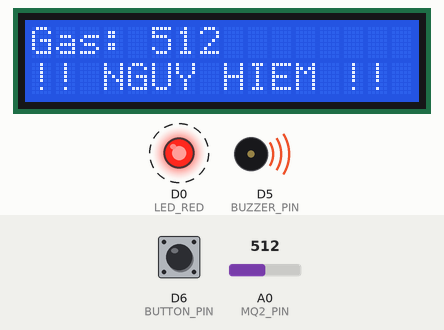
This sketch was run on a simulated ESP8266 (NodeMCU). On the bench: 16×2 character LCD, output pins drawn as LEDs (lit = HIGH), buzzer (waves = sounding). Dashed ring = blinking. The test bench sets the inputs (shaded band); at power-on: A0 (MQ2_PIN) = 512, D6 (BUTTON_PIN) HIGH. What the sketch prints to the serial monitor is not drawn.

Above: at 3.43 s.
3.9 s: A0 (MQ2_PIN) set to 413
At 4.34 s:
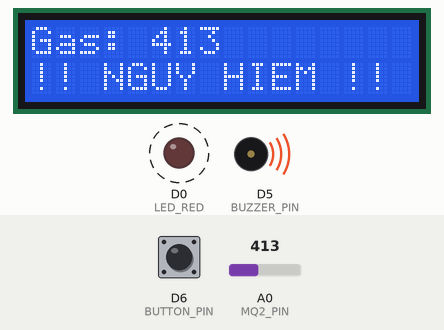
5.5 s: A0 (MQ2_PIN) set to 390
At 6.8 s:
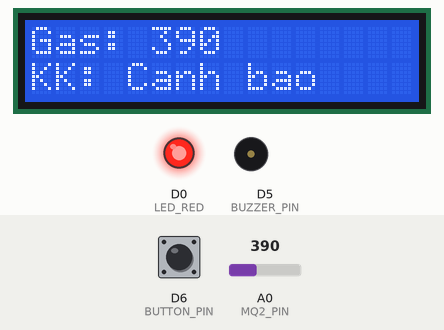
8.5 s: D6 (BUTTON_PIN) pulled LOW for 0.15 s
At 9.2 s:
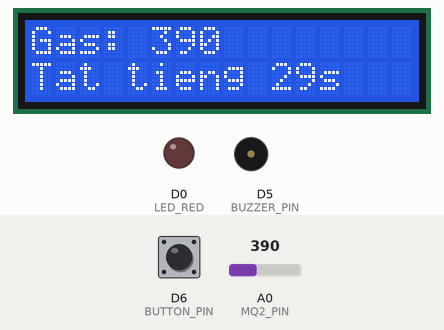
11.0 s: A0 (MQ2_PIN) set to 162
At 11.28 s:
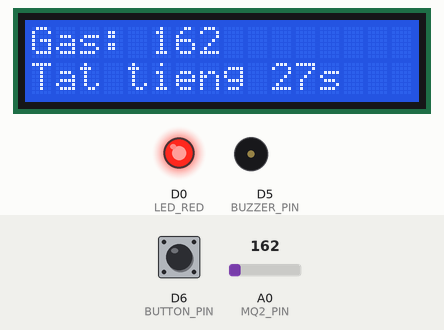
13.0 s: A0 (MQ2_PIN) set to 141
At 13.6 s:
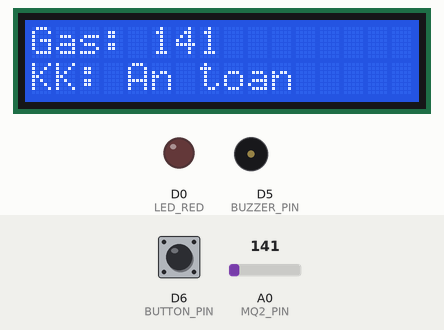
14.5 s: D6 (BUTTON_PIN) pulled LOW for 1 s
At 15.6 s:
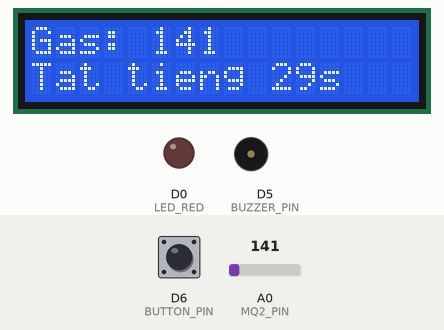
Timing chart, 0 to 17.5 s (numbered marks = the images above; inputs shaded):
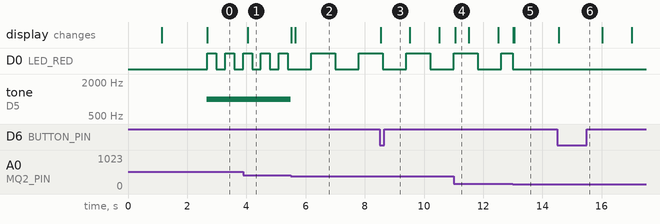

The sketch:

cambienkhoi.ino
```cpp
// ===== 1. KHAI BÁO BLYNK TEMPLATE (ĐÃ TẠM TẮT) =====
// #define BLYNK_TEMPLATE_ID "DÁN_TEMPLATE_ID_VÀO_ĐÂY"
// #define BLYNK_TEMPLATE_NAME "DÁN_TEMPLATE_NAME_VÀO_ĐÂY"
// #define BLYNK_AUTH_TOKEN "DÁN_AUTH_TOKEN_VÀO_ĐÂY"
// ==================================================

// ===== 2. THÊM CÁC THƯ VIỆN =====
// #define BLYNK_PRINT Serial // Tạm tắt
// #include <ESP8266WiFi.h>          // Tạm tắt
// #include <BlynkSimpleEsp8266.h>   // Tạm tắt
#include <Wire.h>
#include <LiquidCrystal_I2C.h>
// ==================================================

// ========== PIN DEFINITIONS(ESP8266)==========
#define MQ2_PIN A0       // Đọc giá trị analog từ cảm biến gas

// Chân I2C (SDA, SCL) cho LCD trên NodeMCU
#define SDA_PIN D2       // I2C Data cho LCD
#define SCL_PIN D1       // I2C Clock cho LCD

#define BUZZER_PIN D5    // Điều khiển còi
#define LED_RED D0       // Đèn LED cảnh báo
#define BUTTON_PIN D6    // Nút tắt tiếng

// Ngưỡng cảm biến gas
#define SAFE_THRESHOLD 150
#define WARNING_THRESHOLD 400

// Tốc độ nháy đèn
#define FAST_BLINK 300      // Nguy hiểm: nháy nhanh
#define SLOW_BLINK 800      // Cảnh báo: nháy chậm

#define SILENCE_DURATION 30000
#define DEBOUNCE_DELAY 500
#define UPDATE_INTERVAL 200
#define GAS_CHANGE_THRESHOLD 5

LiquidCrystal_I2C lcd(0x27, 16, 2); // Khởi tạo LCD

// Biến toàn cục
int gasValue = 0;
int previousGasValue = -1;
bool buzzerActive = false;
bool buzzerSilenced = false;
unsigned long silenceStartTime = 0;
unsigned long lastButtonPress = 0;
String previousStatus = "";
unsigned long lastBlink = 0;
bool ledState = false;
// bool daGuiThongBaoBlynk = false; // Tạm tắt
String cachedLine1 = "";
String cachedLine2 = "";
// ========== FUNCTION PROTOTYPES ==========
void displayStartup();
void updateLCD(String line1, String line2, bool force = false);
void updateGasDisplay();
void handleButton();
void checkSilenceTimeout();
void processGasLevel();
void safeMode();
void warningMode();
void dangerMode();
void blinkLED(int blinkInterval);
// ========== SETUP ==========
void setup() {
  pinMode(BUZZER_PIN, OUTPUT);
  pinMode(LED_RED, OUTPUT);
  pinMode(BUTTON_PIN, INPUT_PULLUP); // Dùng điện trở kéo nội

  Serial.begin(9600);
  Serial.println("=== HỆ THỐNG CẢM BIẾN KHÍ GAS - ESP8266 (OFFLINE) ===");

  // Khởi tạo LCD
  Wire.begin(SDA_PIN, SCL_PIN); // Chỉ định chân I2C cho ESP8266
  lcd.init();
  lcd.backlight();

  displayStartup();

  updateLCD("He thong online", "Cho cam bien...", true);
  Serial.println("Hệ thống đã sẵn sàng, đang chờ dữ liệu cảm biến...");
  delay(1500); // Chờ 1.5s để đọc
  lcd.clear();
  cachedLine1 = "";
  cachedLine2 = "";
}

//Vòng lặp chính
void loop() {
  // Blynk.run(); // Tạm tắt
  gasValue = analogRead(MQ2_PIN); // 1. Đọc cảm biến
  handleButton(); // 2. Xử lý nút bấm
  checkSilenceTimeout(); // 3. Kiểm tra hết hạn tắt tiếng
  updateGasDisplay(); // 4. Cập nhật LCD
  processGasLevel(); // 5. Xử lý trạng thái
  if (previousStatus == "Warning") {
    blinkLED(SLOW_BLINK);
  } else if (previousStatus == "Danger") {
    blinkLED(FAST_BLINK);
  }
}

//Hiển thị thông báo hệ thống
void displayStartup() {
  updateLCD("Cam bien khi gas", "Khoi tao...", true);
  Serial.println("Đang khởi tạo cảm biến khí gas...");
  delay(1000);
  lcd.clear();
  cachedLine1 = "";
  cachedLine2 = "";
}

//Cập nhật trên màn hình LCD
void updateLCD(String line1, String line2, bool force) {
  if (force || line1 != cachedLine1) {
    lcd.setCursor(0, 0);
    lcd.print(line1);
    for (int i = line1.length(); i < 16; i++) {
      lcd.print(" ");
    }
    cachedLine1 = line1;
  }
  if (force || line2 != cachedLine2) {
    lcd.setCursor(0, 1);
    lcd.print(line2);
    for (int i = line2.length(); i < 16; i++) {
      lcd.print(" ");
    }
    cachedLine2 = line2;
  }
}
//Cập nhật giá trị khí gas lên LCD và Serial Monitor
void updateGasDisplay() {
  static unsigned long lastUpdate = 0;
  if (millis() - lastUpdate < UPDATE_INTERVAL) {
    return;
  }
  lastUpdate = millis();

  // Chỉ cập nhật khi giá trị thay đổi
  if (abs(gasValue - previousGasValue) > GAS_CHANGE_THRESHOLD) {
    String gasLine = "Gas: " + String(gasValue);
    updateLCD(gasLine, cachedLine2);
    previousGasValue = gasValue;

    // Blynk.virtualWrite(V0, gasValue); // Tạm tắt

    Serial.print("Nồng độ khí gas: ");
    Serial.print(gasValue);
    Serial.print(" | Trạng thái: ");
    Serial.println(previousStatus);
  }
}

//Xử lí nút bấm
void handleButton() {
  int buttonState = digitalRead(BUTTON_PIN);
  unsigned long currentTime = millis();

  if (buttonState == LOW && (currentTime - lastButtonPress > DEBOUNCE_DELAY)) {
    lastButtonPress = currentTime;
    buzzerSilenced = true;
    silenceStartTime = currentTime;

    if (buzzerActive) {
      noTone(BUZZER_PIN);
      buzzerActive = false;
    }
    updateLCD(cachedLine1, "Tat tieng 30s", true);
    Serial.println(">>> NÚT BẤM - Đã tắt tiếng còi trong 30 giây");
  }
}

// Đếm ngược thời gian tắt tiếng (30 giây)
void checkSilenceTimeout() {
  if (buzzerSilenced) {
    unsigned long elapsed = millis() - silenceStartTime;

    if (elapsed < SILENCE_DURATION) {
      int secondsLeft = (SILENCE_DURATION - elapsed) / 1000;
      String muteMsg = "Tat tieng " + String(secondsLeft) + "s";
      updateLCD(cachedLine1, muteMsg);
    } else {
      buzzerSilenced = false;
      Serial.println(">>> Hết thời gian tắt tiếng - Còi báo động đã được kích hoạt lại");
    }
  }
}

// Điều khiển nháy đèn
void blinkLED(int blinkInterval) {
  if (millis() - lastBlink > blinkInterval) {
    ledState = !ledState;
    digitalWrite(LED_RED, ledState);
    lastBlink = millis();
  }
}

// Xử lí trạng thái khí gas
void processGasLevel() {
  String currentStatus;

  if (gasValue < SAFE_THRESHOLD) {
    currentStatus = "Safe";
    if (previousStatus != currentStatus) {
      safeMode();
      previousStatus = currentStatus;
    }
  }
  else if (gasValue < WARNING_THRESHOLD) {
    currentStatus = "Warning";
    if (previousStatus != currentStatus) {
      warningMode();
      previousStatus = currentStatus;
    }
  }
  else {
    currentStatus = "Danger";
    if (previousStatus != currentStatus) {
      dangerMode();
      previousStatus = currentStatus;
    }
  }
}

// Safe Mode (LED OFF)
void safeMode() {
  digitalWrite(LED_RED, LOW); // Tắt đèn

  if (buzzerActive) {
    noTone(BUZZER_PIN);
    buzzerActive = false;
  }
  buzzerSilenced = false;
  // daGuiThongBaoBlynk = false; // Tạm tắt

  updateLCD(cachedLine1, "KK: An toan");
}

// Warning Mode (LED Slow Blink)
void warningMode() {
  if (buzzerActive) {
    noTone(BUZZER_PIN);
    buzzerActive = false;
  }

  // daGuiThongBaoBlynk = false; // Tạm tắt

  updateLCD(cachedLine1, "KK: Canh bao");
}

// Danger Mode (LED Fast Blink and BUZZER ON)
void dangerMode() {
  if (!buzzerSilenced) {
    if (!buzzerActive) {
      tone(BUZZER_PIN, 1000);
      buzzerActive = true;
      Serial.println(">>> Còi báo động: BẬT!");
    }
    // Gửi thông báo Blynk (Tạm tắt)
    /*
    if (!daGuiThongBaoBlynk) {
      String msg = "CANH BAO NGUY HIEM! Nong do gas: " + String(gasValue);
      Blynk.notify(msg);
      Serial.println(">>> BLYNK NOTIFICATION SENT!");
      daGuiThongBaoBlynk = true;
    }
    */
  } else {
    if (buzzerActive) {
      noTone(BUZZER_PIN);
      buzzerActive = false;
    }
  }

  if (!buzzerSilenced) {
    updateLCD(cachedLine1, "!! NGUY HIEM !!");
  }
}
```

Measured:
- the behaviour switches between 400 and 399 on A0 (MQ2_PIN) (found by bisection; images 1 and 2)
- the behaviour switches between 150 and 149 on A0 (MQ2_PIN) (found by bisection; images 4 and 5)
- after the input at 3.9 s, the display: changes after 0.15 s (image 1)
- after the input at 5.5 s, tone on D5 (BUZZER_PIN): 1000 Hz → silent at once; the display: first changes at once (image 2 shows a later state)
- after the input at 8.5 s, the display: changes after 0.05 s (image 3)
- after the input at 13.0 s, the display: first changes at once (image 5 shows a later state)
- after the input at 14.5 s, the display: changes after 0.05 s (image 6)
